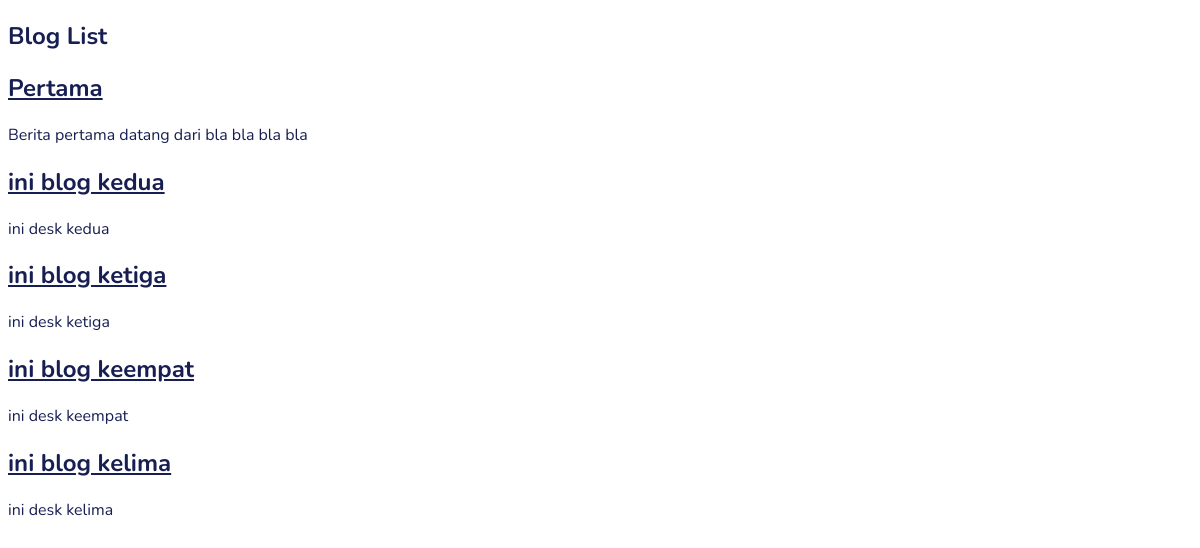
/blogs/, run on an earlier commit of the app's database.
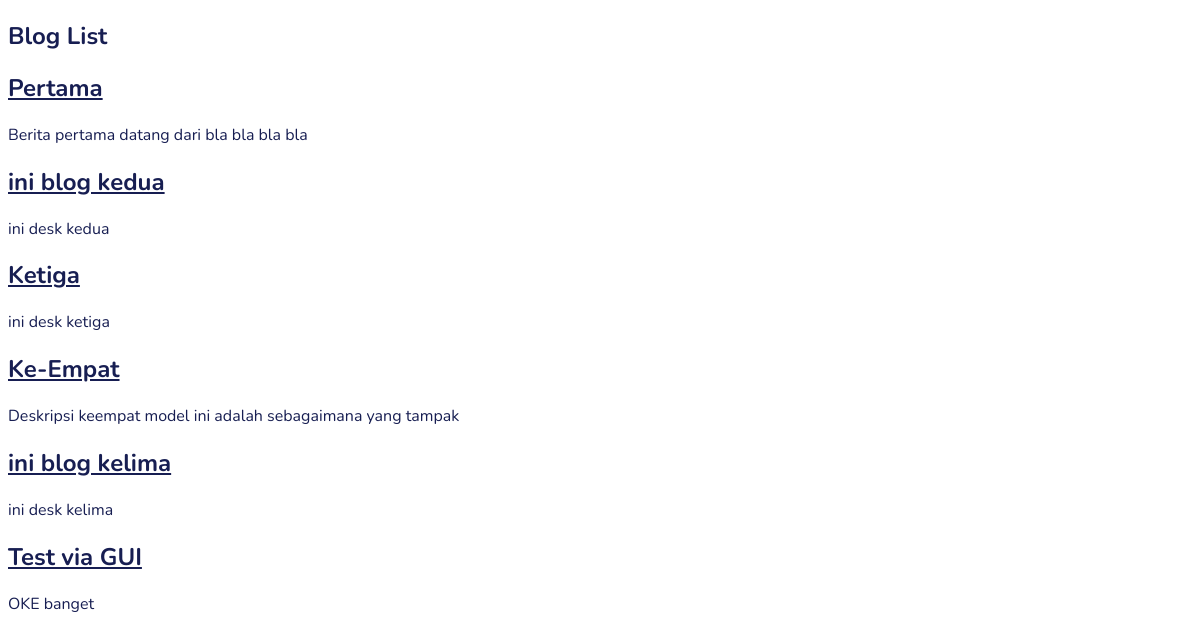
And on a later commit of the database.
### blogs/models.py (models this page shows, shortened)
class Blog(models.Model):
    title = models.CharField(max_length=100)
    desc = models.TextField()
    created_at = models.DateTimeField(auto_now_add=True)

### blogs/views.py (the view)
# urls.py: path('', views.index),
def index(request):
    blogs = Blog.objects.all()
    return render(request, 'blogs/index.html', {'blogs': blogs})

### blogs/templates/blogs/index.html (shortened to what this page needs)
{% extends 'base.html' %}
{% block content %}
    <h2>Blog List</h2>
    {% for blog in blogs %}
      <a href="/blogs/{{blog.id}}">
        <h2>{{blog.title}}</h2>
      </a>
      <p>{{blog.desc}}</p>
    {% endfor %}
{% endblock %}

### templates/base.html (shortened to what this page needs)
{% load static %}
<!DOCTYPE html>
<html lang="en" dir="ltr">
  <head>
    <link rel="stylesheet" href="{% static 'css/layout.css' %}">
  </head>
  <body>
    <div class="body">
      {% block content %}{% endblock %}
    </div>
  </body>
</html>

### assets/css/layout.css (style rules this page uses)
body { background: rgb(255, 255, 255); color: rgb(23, 30, 82); font-family: 'Nunito', sans-serif; }
a { color: inherit; */ }

What changed in the data, as far as the page shows it:
changed Blog "ini desk ketiga": title "ini blog ketiga" → "Ketiga"
changed Blog: title "ini blog keempat" → "Ke-Empat"; desc "ini desk keempat" → "Deskripsi keempat model ini adalah sebagaimana yang tampak"
added Blog: title "Test via GUI", desc "OKE banget"
